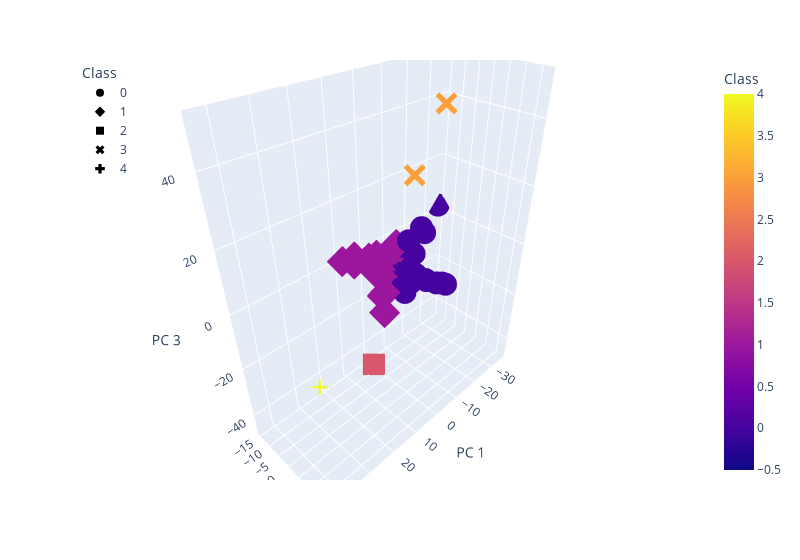

The cell this chart's notebook holds for it:
### Markdown cell above
### Visualizing Cluster Results

### Code cell
# Creating a 3D-Scatter with the PCA data and the clusters
fig = px.scatter_3d(
    clustered_df,
    x="PC 1",
    y="PC 2",
    z="PC 3",
    color="Class",
    symbol="Class",
    width=800,
    hover_name="Country_Code",
    hover_data=["Year"],
)
fig.update_layout(legend=dict(x=0, y=1))
fig.show()

### Figure 1 — Plotly figure (JSON) as saved in the notebook; plotly's stock layout.template omitted (floating-point values rounded to 4 significant figures; data arrays with more than 128 entries replaced by an {"elided": "..."} marker saying what was removed)
{"data": [{"customdata": {"elided": "4394x1 str values"}, "hovertemplate": "<b>%{hovertext}</b><br><br>Class=%{marker.color}<br>PC 1=%{x}<br>PC 2=%{y}<br>PC 3=%{z}<br>Year=%{customdata[0]}<extra></extra>", "hovertext": {"elided": "4394 str values"}, "legendgroup": "0", "marker": {"color": {"elided": "4394 int values"}, "coloraxis": "coloraxis", "symbol": "circle"}, "mode": "markers", "name": "0", "scene": "scene", "showlegend": true, "type": "scatter3d", "x": {"elided": "4394 float values"}, "y": {"elided": "4394 float values"}, "z": {"elided": "4394 float values"}}, {"customdata": {"elided": "2880x1 str values"}, "hovertemplate": "<b>%{hovertext}</b><br><br>Class=%{marker.color}<br>PC 1=%{x}<br>PC 2=%{y}<br>PC 3=%{z}<br>Year=%{customdata[0]}<extra></extra>", "hovertext": {"elided": "2880 str values"}, "legendgroup": "1", "marker": {"color": {"elided": "2880 int values"}, "coloraxis": "coloraxis", "symbol": "diamond"}, "mode": "markers", "name": "1", "scene": "scene", "showlegend": true, "type": "scatter3d", "x": {"elided": "2880 float values"}, "y": {"elided": "2880 float values"}, "z": {"elided": "2880 float values"}}, {"customdata": [["1985"]], "hovertemplate": "<b>%{hovertext}</b><br><br>Class=%{marker.color}<br>PC 1=%{x}<br>PC 2=%{y}<br>PC 3=%{z}<br>Year=%{customdata[0]}<extra></extra>", "hovertext": ["BOL"], "legendgroup": "2", "marker": {"color": [2], "coloraxis": "coloraxis", "symbol": "square"}, "mode": "markers", "name": "2", "scene": "scene", "showlegend": true, "type": "scatter3d", "x": [1.156], "y": [-10.26], "z": [-45.78]}, {"customdata": [["1986"], ["1991"]], "hovertemplate": "<b>%{hovertext}</b><br><br>Class=%{marker.color}<br>PC 1=%{x}<br>PC 2=%{y}<br>PC 3=%{z}<br>Year=%{customdata[0]}<extra></extra>", "hovertext": ["BOL", "PER"], "legendgroup": "3", "marker": {"color": [3, 3], "coloraxis": "coloraxis", "symbol": "x"}, "mode": "markers", "name": "3", "scene": "scene", "showlegend": true, "type": "scatter3d", "x": [-3.162, -0.5376], "y": [11.84, 5.182], "z": [50.13, 31.3]}, {"customdata": [["1992"]], "hovertemplate": "<b>%{hovertext}</b><br><br>Class=%{marker.color}<br>PC 1=%{x}<br>PC 2=%{y}<br>PC 3=%{z}<br>Year=%{customdata[0]}<extra></extra>", "hovertext": ["KWT"], "legendgroup": "4", "marker": {"color": [4], "coloraxis": "coloraxis", "symbol": "cross"}, "mode": "markers", "name": "4", "scene": "scene", "showlegend": true, "type": "scatter3d", "x": [42.98], "y": [17.44], "z": [-2.43]}], "layout": {"coloraxis": {"colorbar": {"title": {"text": "Class"}}, "colorscale": [[0, "#0d0887"], [0.1111, "#46039f"], [0.2222, "#7201a8"], [0.3333, "#9c179e"], [0.4444, "#bd3786"], [0.5556, "#d8576b"], [0.6667, "#ed7953"], [0.7778, "#fb9f3a"], [0.8889, "#fdca26"], [1, "#f0f921"]]}, "legend": {"title": {"text": "Class"}, "tracegroupgap": 0, "x": 0, "y": 1}, "margin": {"t": 60}, "scene": {"domain": {"x": [0, 1], "y": [0, 1]}, "xaxis": {"title": {"text": "PC 1"}}, "yaxis": {"title": {"text": "PC 2"}}, "zaxis": {"title": {"text": "PC 3"}}}, "width": 800}}
